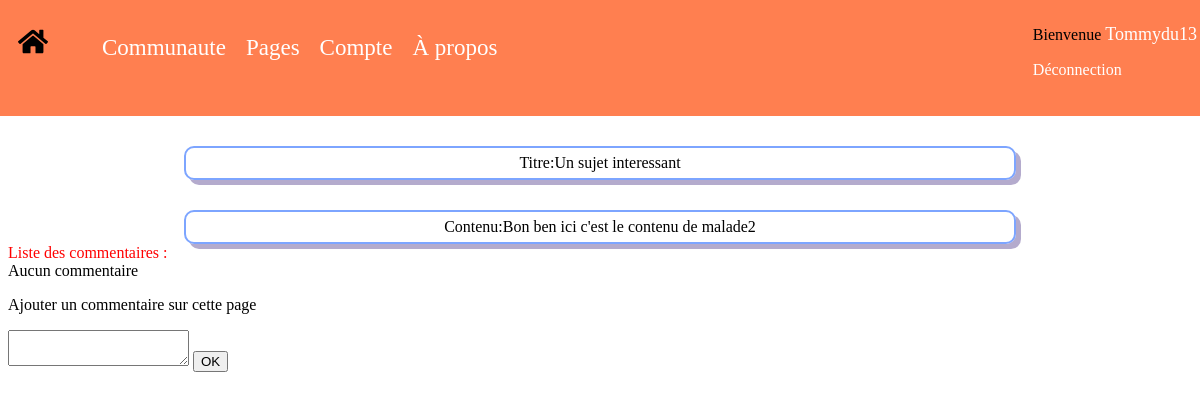
The page /php/page.php?id=4 (signed in) on the database its author committed.
### tables this page shows
CREATE TABLE `users` (
  `id` int(11) NOT NULL,
  `mail` varchar(50) NOT NULL,
  `pseudo` varchar(30) NOT NULL,
  `password` varchar(30) NOT NULL,
  `admin` int(11) NOT NULL DEFAULT '0',
  `last_ip` varchar(15) DEFAULT NULL
);

CREATE TABLE `question` (
  `id` int(11) NOT NULL,
  `titre` text NOT NULL,
  `contenu` text NOT NULL,
  `date` timestamp NULL DEFAULT NULL
);

### php/coBDD.php (the view, shortened to what this page needs)
<?php
$user="root";
$pass="root";
$dbh = new PDO('mysql:host=localhost;dbname=web', $user, $pass);
function connected($dbh){
    $strrequeteTestBan="SELECT status from ips where ip='".$_SERVER["REMOTE_ADDR"]."' and status=1";
    $requeteTestBan=$dbh->prepare($strrequeteTestBan);
    $requeteTestBan->execute();
    $resultban=$requeteTestBan->fetchAll();
    if(isset($_COOKIE["mail"]) && isset($_COOKIE["password"]))
    {
        if(!is_null($_COOKIE["mail"])&&!is_null($_COOKIE["password"]))
            {
                $Comail='SELECT pseudo from users where mail="'.$_COOKIE["mail"].'" and password="'.$_COOKIE["password"].'"';
                $requeteComail=$dbh->prepare($Comail);
                $requeteComail->execute();
                if($requeteComail->rowCount()==1)
                    return true;
                else
                    return false;
}
else
{
    return false;
}
            }
return false;
}
?>
<link rel="stylesheet" type="text/css" href="../css/header.css">
<header id="header_containt">
        <div class="home_button">
                <a href="../php/index.php" class="home_img">
                    <img src="../res/home.svg" />
                </a>
            </div>
            <div id="display_header_links">
                <a href="../html/forum.html" id="community">Communaute</a>&nbsp;&nbsp;&nbsp;&nbsp;
                <div class="dropdown_pages">
                    <a href="../html/pages.html" id="pages">Pages</a>&nbsp;&nbsp;&nbsp;&nbsp;
                </div>
                <?php if(connected($dbh)) { ?>
                <a href="../html/account.html" id="account">Compte</a>&nbsp;&nbsp;&nbsp;&nbsp;
                <?php } ?>
                <a href="..html/about.html" id="about">&Agrave; propos</a>&nbsp;&nbsp;&nbsp;&nbsp;
            </div>
            <div class="display_header_connection_fields">
            <?php if(!connected($dbh)) { ?>
            <form action="#" method="POST">
                    <input name="connection_mail" type="email" placeholder="email"/>
                    <input name="connection_password" type="password" placeholder="mot de passe"/>
                    <input type="submit" value="Connexion" name="submitConnect" class="connection_button"></form>
                <div class="help_account">
                <?php
if(!connected($dbh))
{
?>
<a href="../php/inscription.php" class="account_creation">Pas encore inscrit ?</a>&nbsp;&nbsp;&nbsp;&nbsp;
<?php
}
?>
                    <a href="#" class="password_forgotten">Mot de passe oubli&eacute; ?</a>
                </div>
                <?php
if(isset($_POST['submitConnect']))
{
   checkAccount($dbh);
}
                }
                else{
                    $tmp='SELECT pseudo,password from users where mail="'.$_COOKIE["mail"].'"';
                    $pseudo=$dbh->prepare($tmp);
                    $pseudo->execute();
                    $pseudo2=$pseudo->fetch();
                if(connected($dbh))
                {
                ?>
<p> Bienvenue
    <span class="username_display">
        <?php echo $pseudo2["pseudo"] ?>
    </span>
</p>
<p><a href="action.php?action=deco" class="disconnect_link">Déconnection</a></p>
                <?php
                }
            }
                ?>
            </div>
</header>

### php/page.php (shortened to what this page needs)
<link rel="stylesheet" type="text/css" href="../css/page.css">
<?php
    include("coBDD.php");
    	$page=$dbh->prepare('SELECT * from question where id = '.$_GET["id"]);
        $page->execute();
$count = $page->rowCount();
    if($count==0)
    {
        echo("erreur 404");
        header('Location: index.php');
        exit();
    }
    else {
        foreach($page->fetchAll(PDO::FETCH_ASSOC) as $row) {
            echo('<div class="down">Titre:'.$row["titre"].'</div>');
            echo('<div class="down">Contenu:'.$row["contenu"].'</div>');
        }
        echo "<div class='liste'>Liste des commentaires :</div>";
        $commentaires=$dbh->prepare('SELECT * from commentaire where id_question = '.$_GET["id"].' ORDER BY date');
        $commentaires->execute();
        if($commentaires->rowCount()>0)
{
        foreach($commentaires->fetchAll(PDO::FETCH_ASSOC) as $row) {
            $requete = "SELECT pseudo FROM users WHERE id=".$row["id_auteur"];
            $pseudo = $dbh->query($requete);
            $pseudo2 = $pseudo->fetch();
           echo('<p>'.$pseudo2["pseudo"]." a écrit le : ");
            echo($row["date"]."</p>");
            echo $row["contenu"];
            echo "<br>";
        }
    }
    else
        echo("Aucun commentaire");
}
if(connected($dbh))
{
?>
<p>Ajouter un commentaire sur cette page</p>
<form action="#" method="POST">
<textarea name="textComm" ></textarea>
 <input name="addComment" value="OK" type="submit"/>
</form>
<?php
}
?>

### css/page.css (style rules this page uses)
.down { border: 2px solid #7da5ff; width: 70%; text-align: center; margin: 0 auto; line-height: 30px; border-radius: 10px; box-shadow: 5px 5px #b4abcd; margin-top: 30px; }
.liste { color: red; }

### css/header.css (style rules this page uses)
#header_containt { height: 15%; background-color: coral; margin-top: -10px; margin-right: -20px; margin-left: -10px; }
.home_button { display: inline-block; }
.home_img { width: 30px; height: 40%; margin-left: 20px; margin-top: 30px; display: inline-block; color: sienna; }
#display_header_links { display: inline-block; margin-left: 50px; }
#community { font-size: 23px; text-decoration: none; color: white; }
#pages { font-size: 23px; text-decoration: none; color: white; }
.dropdown_pages { position: relative; display: inline-block; }
#account { font-size: 23px; text-decoration: none; color: white; }
#about { font-size: 23px; text-decoration: none; color: white; }
.display_header_connection_fields { float: right; height: 20px; display: block; padding-top: 10px; padding-right: 15px; }
.disconnect_link { text-decoration: none; color: white; }
.username_display { color: white; font-size: 18px; }

### rows shown on the page
users: pseudo "Tommydu13"
question: titre "Un sujet interessant", contenu "Bon ben ici c'est le contenu de malade2"
